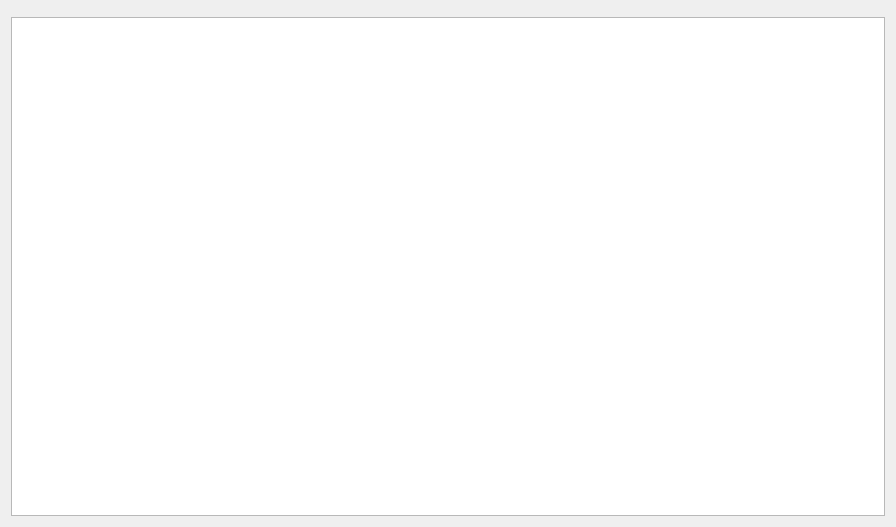
<?xml version="1.0" encoding="UTF-8"?>
<ui version="4.0">
 <class>CoursesDialog</class>
 <widget class="QDialog" name="CoursesDialog">
  <property name="geometry">
   <rect>
    <x>0</x>
    <y>0</y>
    <width>896</width>
    <height>527</height>
   </rect>
  </property>
  <property name="windowTitle">
   <string>Dialog</string>
  </property>
  <layout class="QGridLayout" name="gridLayout">
   <item row="0" column="0">
    <widget class="QWidget" name="widget" native="true">
     <widget class="QPushButton" name="pushButton">
      <property name="geometry">
       <rect>
        <x>11</x>
        <y>11</y>
        <width>99</width>
        <height>24</height>
       </rect>
      </property>
      <property name="text">
       <string>修改课程信息</string>
      </property>
     </widget>
     <widget class="QLineEdit" name="lineEdit">
      <property name="geometry">
       <rect>
        <x>140</x>
        <y>10</y>
        <width>113</width>
        <height>23</height>
       </rect>
      </property>
     </widget>
    </widget>
   </item>
   <item row="1" column="0">
    <widget class="QTableWidget" name="tableWidget"/>
   </item>
  </layout>
 </widget>
 <resources/>
 <connections/>
</ui>
